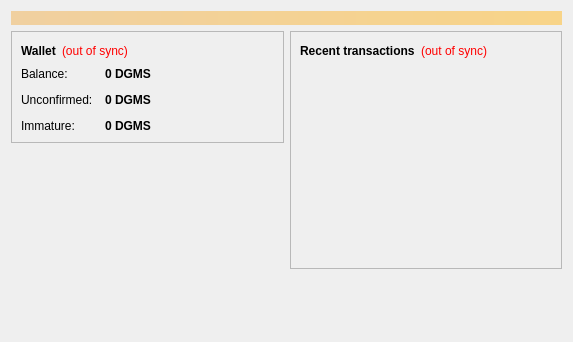
<?xml version="1.0" encoding="UTF-8"?>
<ui version="4.0">
 <class>OverviewPage</class>
 <widget class="QWidget" name="OverviewPage">
  <property name="geometry">
   <rect>
    <x>0</x>
    <y>0</y>
    <width>573</width>
    <height>342</height>
   </rect>
  </property>
  <property name="windowTitle">
   <string>Form</string>
  </property>
  <layout class="QVBoxLayout" name="topLayout">
   <item>
    <widget class="QLabel" name="labelAlerts">
     <property name="visible">
      <bool>false</bool>
     </property>
     <property name="styleSheet">
      <string notr="true">background-color: qlineargradient(x1: 0, y1: 0, x2: 1, y2: 0, stop:0 #F0D0A0, stop:1 #F8D488); color:#000000;</string>
     </property>
     <property name="wordWrap">
      <bool>true</bool>
     </property>
     <property name="margin">
      <number>3</number>
     </property>
    </widget>
   </item>
   <item>
    <layout class="QHBoxLayout" name="horizontalLayout" stretch="1,1">
     <item>
      <layout class="QVBoxLayout" name="verticalLayout_2">
       <item>
        <widget class="QFrame" name="frame">
         <property name="frameShape">
          <enum>QFrame::StyledPanel</enum>
         </property>
         <property name="frameShadow">
          <enum>QFrame::Raised</enum>
         </property>
         <layout class="QVBoxLayout" name="verticalLayout_4">
          <item>
           <layout class="QHBoxLayout" name="horizontalLayout_4">
            <item>
             <widget class="QLabel" name="label_5">
              <property name="font">
               <font>
                <weight>75</weight>
                <bold>true</bold>
               </font>
              </property>
              <property name="text">
               <string>Wallet</string>
              </property>
             </widget>
            </item>
            <item>
             <widget class="QLabel" name="labelWalletStatus">
              <property name="toolTip">
               <string>The displayed information may be out of date. Your wallet automatically synchronizes with the Digigems network after a connection is established, but this process has not completed yet.</string>
              </property>
              <property name="styleSheet">
               <string notr="true">QLabel { color: red; }</string>
              </property>
              <property name="text">
               <string notr="true">(out of sync)</string>
              </property>
              <property name="alignment">
               <set>Qt::AlignLeading|Qt::AlignLeft|Qt::AlignVCenter</set>
              </property>
             </widget>
            </item>
            <item>
             <spacer name="horizontalSpacer_2">
              <property name="orientation">
               <enum>Qt::Horizontal</enum>
              </property>
              <property name="sizeHint" stdset="0">
               <size>
                <width>40</width>
                <height>20</height>
               </size>
              </property>
             </spacer>
            </item>
           </layout>
          </item>
          <item>
           <layout class="QFormLayout" name="formLayout_2">
            <property name="fieldGrowthPolicy">
             <enum>QFormLayout::AllNonFixedFieldsGrow</enum>
            </property>
            <property name="horizontalSpacing">
             <number>12</number>
            </property>
            <property name="verticalSpacing">
             <number>12</number>
            </property>
            <item row="0" column="0">
             <widget class="QLabel" name="label">
              <property name="text">
               <string>Balance:</string>
              </property>
             </widget>
            </item>
            <item row="0" column="1">
             <widget class="QLabel" name="labelBalance">
              <property name="font">
               <font>
                <weight>75</weight>
                <bold>true</bold>
               </font>
              </property>
              <property name="cursor">
               <cursorShape>IBeamCursor</cursorShape>
              </property>
              <property name="toolTip">
               <string>Your current balance</string>
              </property>
              <property name="text">
               <string notr="true">0 DGMS</string>
              </property>
              <property name="textInteractionFlags">
               <set>Qt::LinksAccessibleByMouse|Qt::TextSelectableByKeyboard|Qt::TextSelectableByMouse</set>
              </property>
             </widget>
            </item>
            <item row="1" column="0">
             <widget class="QLabel" name="label_3">
              <property name="text">
               <string>Unconfirmed:</string>
              </property>
             </widget>
            </item>
            <item row="1" column="1">
             <widget class="QLabel" name="labelUnconfirmed">
              <property name="font">
               <font>
                <weight>75</weight>
                <bold>true</bold>
               </font>
              </property>
              <property name="cursor">
               <cursorShape>IBeamCursor</cursorShape>
              </property>
              <property name="toolTip">
               <string>Total of transactions that have yet to be confirmed, and do not yet count toward the current balance</string>
              </property>
              <property name="text">
               <string notr="true">0 DGMS</string>
              </property>
              <property name="textInteractionFlags">
               <set>Qt::LinksAccessibleByMouse|Qt::TextSelectableByKeyboard|Qt::TextSelectableByMouse</set>
              </property>
             </widget>
            </item>
            <item row="2" column="0">
             <widget class="QLabel" name="labelImmatureText">
              <property name="text">
               <string>Immature:</string>
              </property>
             </widget>
            </item>
            <item row="2" column="1">
             <widget class="QLabel" name="labelImmature">
              <property name="font">
               <font>
                <weight>75</weight>
                <bold>true</bold>
               </font>
              </property>
              <property name="toolTip">
               <string>Mined balance that has not yet matured</string>
              </property>
              <property name="text">
               <string notr="true">0 DGMS</string>
              </property>
              <property name="textInteractionFlags">
               <set>Qt::LinksAccessibleByMouse|Qt::TextSelectableByKeyboard|Qt::TextSelectableByMouse</set>
              </property>
             </widget>
            </item>
           </layout>
          </item>
         </layout>
        </widget>
       </item>
       <item>
        <spacer name="verticalSpacer">
         <property name="orientation">
          <enum>Qt::Vertical</enum>
         </property>
         <property name="sizeHint" stdset="0">
          <size>
           <width>20</width>
           <height>40</height>
          </size>
         </property>
        </spacer>
       </item>
      </layout>
     </item>
     <item>
      <layout class="QVBoxLayout" name="verticalLayout_3">
       <item>
        <widget class="QFrame" name="frame_2">
         <property name="frameShape">
          <enum>QFrame::StyledPanel</enum>
         </property>
         <property name="frameShadow">
          <enum>QFrame::Raised</enum>
         </property>
         <layout class="QVBoxLayout" name="verticalLayout">
          <item>
           <layout class="QHBoxLayout" name="horizontalLayout_2">
            <item>
             <widget class="QLabel" name="label_4">
              <property name="text">
               <string>&lt;b&gt;Recent transactions&lt;/b&gt;</string>
              </property>
             </widget>
            </item>
            <item>
             <widget class="QLabel" name="labelTransactionsStatus">
              <property name="toolTip">
               <string>The displayed information may be out of date. Your wallet automatically synchronizes with the Digigems network after a connection is established, but this process has not completed yet.</string>
              </property>
              <property name="styleSheet">
               <string notr="true">QLabel { color: red; }</string>
              </property>
              <property name="text">
               <string notr="true">(out of sync)</string>
              </property>
              <property name="alignment">
               <set>Qt::AlignRight|Qt::AlignTrailing|Qt::AlignVCenter</set>
              </property>
             </widget>
            </item>
            <item>
             <spacer name="horizontalSpacer">
              <property name="orientation">
               <enum>Qt::Horizontal</enum>
              </property>
              <property name="sizeHint" stdset="0">
               <size>
                <width>40</width>
                <height>20</height>
               </size>
              </property>
             </spacer>
            </item>
           </layout>
          </item>
          <item>
           <widget class="QListView" name="listTransactions">
            <property name="styleSheet">
             <string notr="true">QListView { background: transparent; }</string>
            </property>
            <property name="frameShape">
             <enum>QFrame::NoFrame</enum>
            </property>
            <property name="verticalScrollBarPolicy">
             <enum>Qt::ScrollBarAlwaysOff</enum>
            </property>
            <property name="horizontalScrollBarPolicy">
             <enum>Qt::ScrollBarAlwaysOff</enum>
            </property>
            <property name="selectionMode">
             <enum>QAbstractItemView::NoSelection</enum>
            </property>
           </widget>
          </item>
         </layout>
        </widget>
       </item>
       <item>
        <spacer name="verticalSpacer_2">
         <property name="orientation">
          <enum>Qt::Vertical</enum>
         </property>
         <property name="sizeHint" stdset="0">
          <size>
           <width>20</width>
           <height>40</height>
          </size>
         </property>
        </spacer>
       </item>
      </layout>
     </item>
    </layout>
   </item>
  </layout>
 </widget>
 <resources/>
 <connections/>
</ui>
